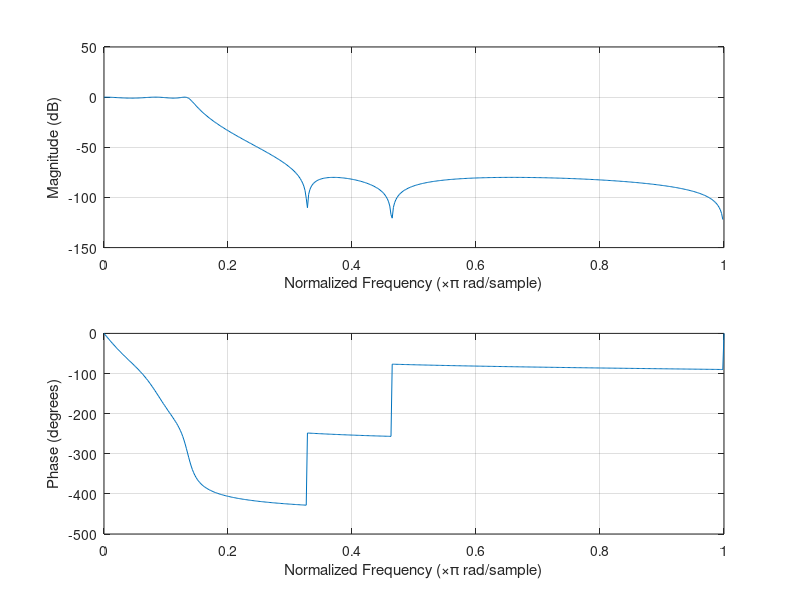

Source code (MATLAB):
clc;clear all;close all;
sos=[1  -1.030935938191628320481640912475995719433  1  1  -1.761728311892893472645482688676565885544  0.934172025397137062441288435366004705429
1  -0.225343074397111903239832031431433279067  1  1  -1.743254912226027020238916520611383020878  0.819653804238904992729430887266062200069
1   1                                          0  1  -0.876398468099332750291807769826846197248  0                                        
];
G=[0.054010452270068030899974331759949564002                                                                                                 
0.043049950055514971114511979521921603009                                                                                                 
0.203615540985254084294098220198065973818];
[b,a]=sos2tf(sos,G);
freqz(b,a)